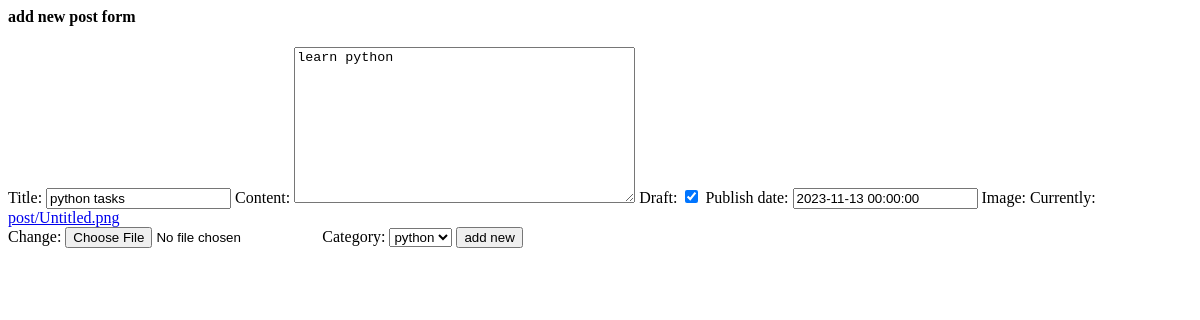
Page /posts/1/edit on the earlier database version.
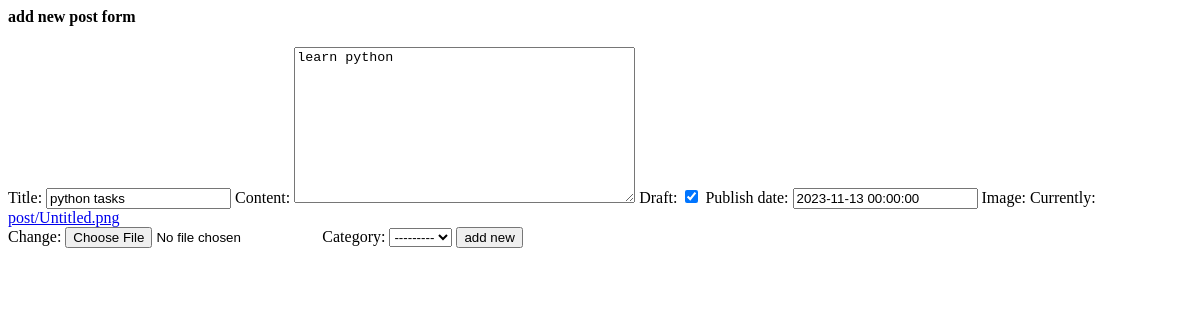
Same page on the later database version.
### posts/models.py (models this page shows, shortened)
class Post(models.Model):
    author = models.ForeignKey(User,related_name = 'post_author',on_delete=models.CASCADE)
    title = models.CharField(max_length=100)
    content = models.TextField(max_length=20000)
    draft = models.BooleanField(default=True)
    publish_date = models.DateTimeField(default=timezone.now)
    tags = TaggableManager()
    image = models.ImageField(upload_to='post')
    category = models.ForeignKey(category,related_name='post_category',on_delete=models.SET_NULL,null=True)

### posts/views.py (the view)
# urls.py: path('posts/<int:pk>/edit',edit_post),
def edit_post(request,pk):
    post = Post.objects.get(id=pk)
    if request.method =='POST':
        form = PostForm(request.POST,request.FILES,instance=post)
        if form.is_valid():
            myform = form.save(commit = False)
            myform.author = request.user
            myform.save()
            return redirect('/posts/')
    else :
        form = PostForm(instance=post)
    return render(request,'posts/edit.html',{'form' : form })

### posts/forms.py
class PostForm(forms.ModelForm):
    class Meta:
        model = Post
        exclude = ('author',)

### posts/models.py (called while the page is built)
    def __str__(self):
        return self.name

### posts/templates/posts/edit.html (shortened to what this page needs)
<h4>add new post form</h4>
<form method="post" enctype="multipart/form-data">
    {{form}}
    <input type="submit" value="add new">
</form>

Differences in the rows shown:
changed Post "python tasks": category "python" → "---------"
